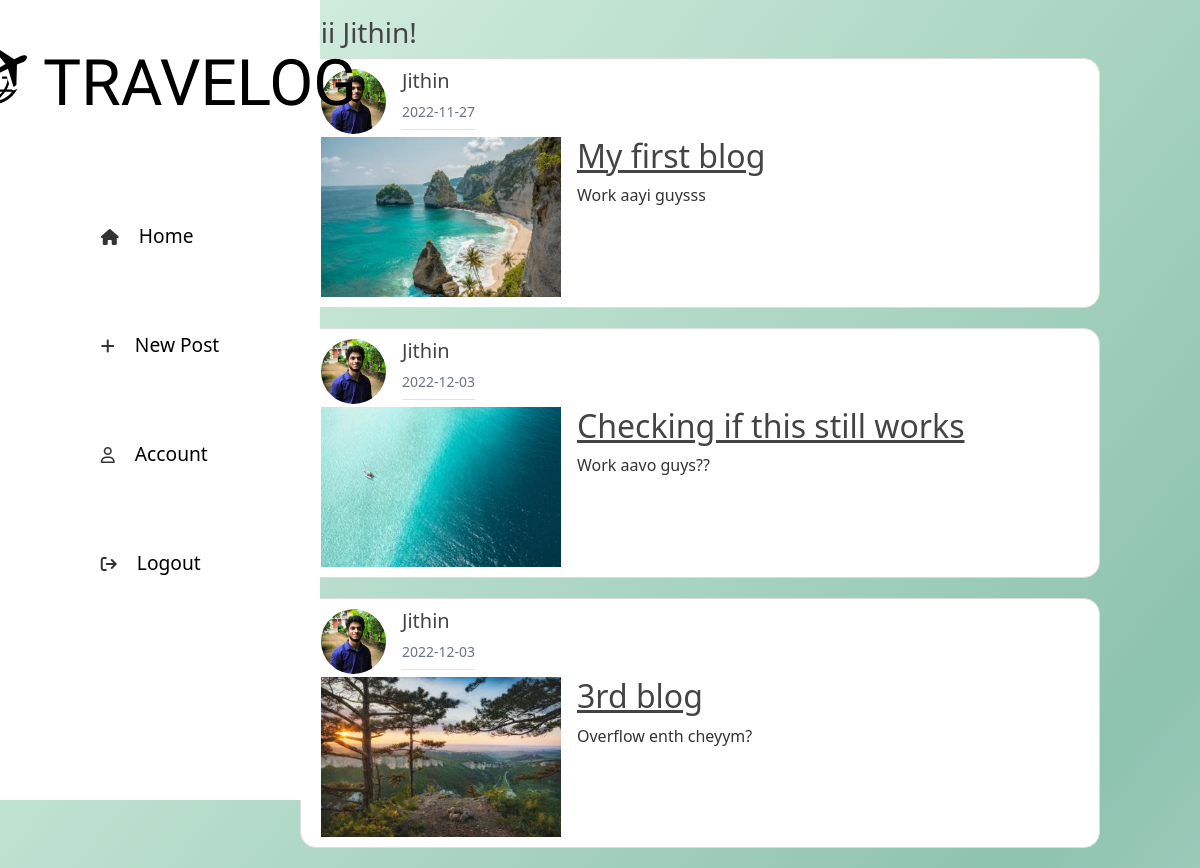
Page /dashboard (signed in) on the earlier database version.
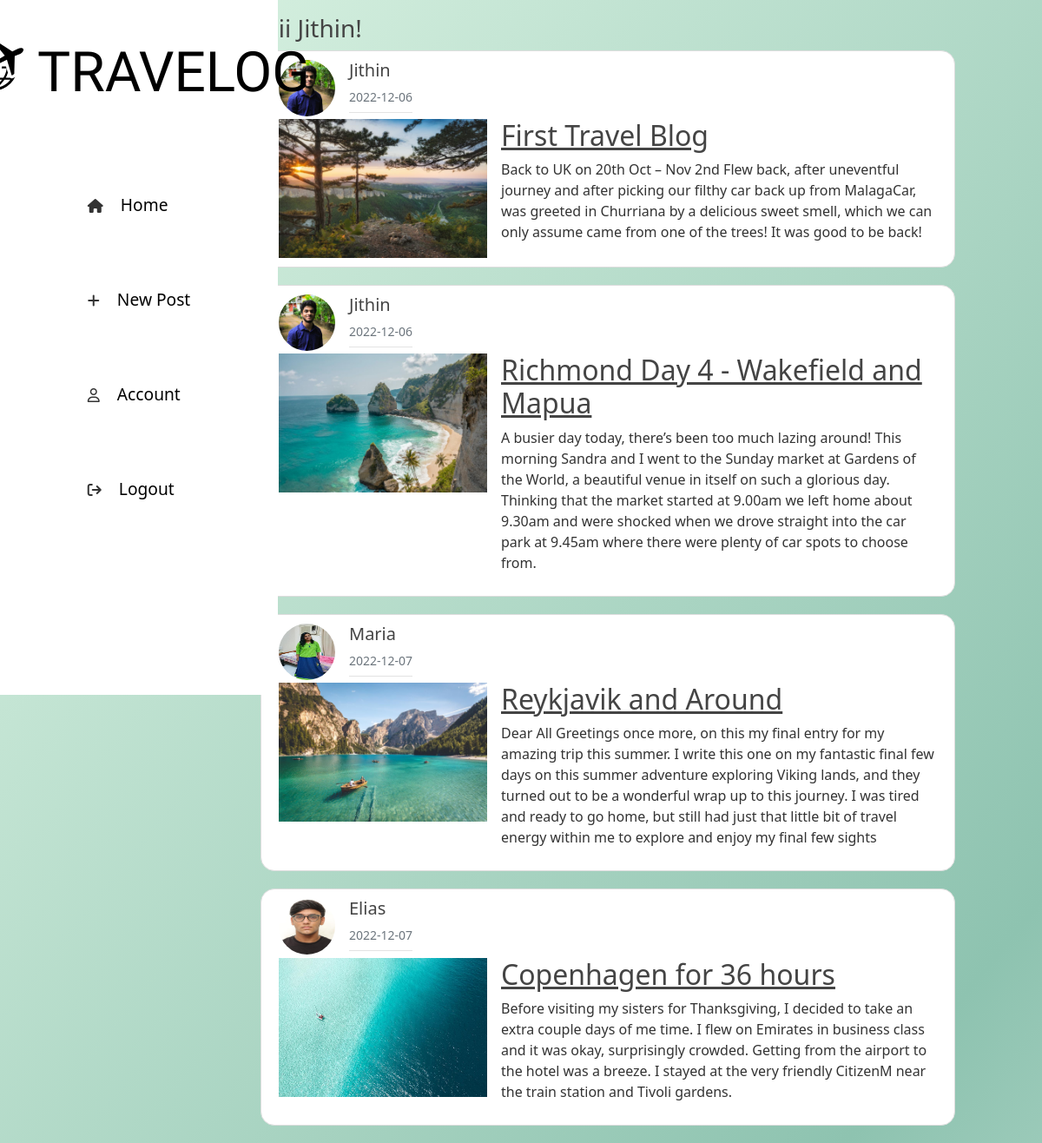
Same page on the later database version.
### app/models.py (models this page shows, shortened)
class User(db.Model, UserMixin):
    id=db.Column(db.Integer, primary_key=True)
    username = db.Column(db.String(20), nullable=False)
    email = db.Column(db.String(120), unique=True, nullable=True)
    image_file = db.Column(db.String(20), nullable=False, default='default.jpg')
    password = db.Column(db.String(80), nullable=False)
    posts = db.relationship('Post', backref='author', lazy=True)

class Post(db.Model):
    id = db.Column(db.Integer, primary_key=True)
    title = db.Column(db.String(100), nullable=False)
    date_posted = db.Column(db.DateTime, nullable=False, default=datetime.utcnow)
    content = db.Column(db.Text, nullable=False)
    user_id = db.Column(db.Integer, db.ForeignKey('user.id'), nullable=False)
    blog_image = db.Column(db.String(20), nullable=False, default='default-blog.png')

### app/routes.py (the view)
@app.route('/dashboard', methods=['GET', 'POST'])
@login_required
def dashboard():
    posts=Post.query.all()
    return render_template("dashboard.html", posts=posts)

### app/routes.py (called while the page is built)
@login_manager.user_loader
def load_user(user_id):
    return User.query.get(int(user_id))

### app/templates/dashboard.html
{% extends "layout.html" %}
{% block content %}
<h3>Hii {{current_user.username}}!</h3>
{% for post in posts %}
<article class="media content-section">
    <div style="display: flex; flex-direction: row; margin-bottom: 0.2rem;">
        <img class="rounded-circle article-img" src="{{ url_for('static', filename='profile-pics/' + post.author.image_file) }}"/>
        <div class="article-metadata">
            <h5 class="mr-2">{{ post.author.username }}</h5>
            <small class="text-muted">{{ post.date_posted.strftime('%Y-%m-%d') }}</small>
        </div>
    </div>
    <div class="media-body">
        <div class="article-content">
            <img src="../static/blog-pics/{{ post.blog_image }}" style="height: 10rem; width: 15rem" />
            <div style="display: flex; flex-direction: column">
                <h2><a class="article-title" href="{{ url_for('post', post_id = post.id) }}">{{ post.title }}</a></h2>
                <p class="article-content">{{ post.content }}</p>
            </div>
        </div>
    </div>
</article>
{% endfor %}
{% endblock content %}

### app/templates/layout.html (shortened to what this page needs)
<!DOCTYPE html>
<html>
<head>
    <link href="https://cdn.jsdelivr.net/npm/bootstrap@5.0.2/dist/css/bootstrap.min.css" rel="stylesheet"
>
    <link rel="stylesheet" type="text/css" href="{{ url_for('static', filename='main.css') }}">
    <link rel="stylesheet" href="https://cdnjs.cloudflare.com/ajax/libs/font-awesome/6.2.1/css/all.min.css"
 />
</head>
<body>
    <div class="main-content">
        <div>
            <nav class="navbar">
                <div id="web-title">
                    <img src="../static/images/travel-icon.svg" alt="icon" style="height: 3.5rem">
                    <a href="/">TRAVELOG</a>
                </div>
                <div class="links">
                    <div class="link">
                    <i class="fa-solid fa-house"></i>
                    <a href="{{ url_for('dashboard') }}">Home</a>
                </div>
                <div class="link">
                    <i class="fa-solid fa-plus"></i>
                    <a href="{{ url_for('new_post') }}">New Post</a>
                </div>
                <div class="link">
                    <i class="fa-regular fa-user"></i>
                    <a href="{{ url_for('account') }}">Account</a>
                </div>
                <div class="link">
                    <i class="fa-solid fa-arrow-right-from-bracket"></i>
                    <a href="{{ url_for('logout') }}">Logout</a>
                </div>
                </div>
            </nav>
        </div>
        <div>
            <div class="col-md-8">
                {% block content %}{% endblock %}
            </div>
        </div>
    </div>
</body>
</html>

### app/static/main.css (style rules this page uses)
body { background: linear-gradient(129deg, #def5e5, #8ec3b0, #ffffff); background-size: 180% 180%; min-height: 100vh; animation: gradient-animation 12s ease infinite; background-repeat: no-repeat; color: #333333; margin-top: 1rem; }
.main-content { display: flex; flex-direction: row; justify-content: space-around; top: 1; }
h1, h2, h3, h4, h5, h6 { color: #444444; }
.content-section { background: #ffffff; padding: 10px 20px; border: 1px solid #dddddd; border-radius: 3px; margin-bottom: 20px; border-radius: 1rem; width: 50rem; }
.article-title { color: #444444; }
.article-content { white-space: pre-line; }
.article-img { height: 65px; width: 65px; margin-right: 16px; }
.article-metadata { display: flex; flex-direction: column; padding-bottom: 1px; margin-bottom: 4px; border-bottom: 1px solid #e3e3e3 }
.article-content { display: flex; gap: 1rem; }
.navbar { display: flex; flex-direction: column; width: 20rem; height: 100vh; justify-content: center; gap: 3rem; left: 0; position: fixed; background: #fff; top: 0; }
.links { display: flex; flex-direction: column; justify-content: center; gap: 5rem; }
#web-title { top: 0; position: absolute; margin-top: 2rem; font-family: 'Just Another Hand', cursive; font-size: 4rem; height: 5.5rem; display: flex; justify-content: center; align-content: center; align-items: center; gap: 1rem; }
#web-title>a { text-decoration: none; color: black; margin-top: 1rem; }
.link>a { color: black; text-decoration: none; font-size: 1.2rem; margin-left: 1rem; }

Differences in the rows shown:
removed Post: image_file (picture), author.username "Jithin", date_posted "2022-12-03", blog_image (picture), title "3rd blog", content "Overflow enth cheyym?"
changed Post: image_file: a different picture; date_posted "2022-11-27" → "2022-12-06"; blog_image: a different picture; title "My first blog" → "First Travel Blog"; content "Work aayi guysss" → "Back to UK on 20th Oct – Nov 2nd Flew back, after uneventful journey and after picking our filthy car back up from MalagaCar, was greeted in Churriana by a delicious sweet smell, which we can only assume came from one of the trees! It was good to be back!"
changed Post: image_file: a different picture; date_posted "2022-12-03" → "2022-12-06"; blog_image: a different picture; title "Checking if this still works" → "Richmond Day 4 - Wakefield and Mapua"; content "Work aavo guys??" → "A busier day today, there’s been too much lazing around! This morning Sandra and I went to the Sunday market at Gardens of the World, a beautiful venue in itself on such a glorious day. Thinking that the market started at 9.00am we left home about 9.30am and were shocked when we drove straight into the car park at 9.45am where there were plenty of car spots to choose from."
added Post: image_file (picture), author.username "Maria", date_posted "2022-12-07", blog_image (picture), title "Reykjavik and Around", content "Dear All Greetings once more, on this my final entry for my amazing trip this summer. I write this one on my fantastic final few days on this summer adventure exploring Viking lands, and they turned out to be a wonderful wrap up to this journey. I was tired and ready to go home, but still had just that little bit of travel energy within me to explore and enjoy my final few sights"
added Post: image_file (picture), author.username "Elias", date_posted "2022-12-07", blog_image (picture), title "Copenhagen for 36 hours", content "Before visiting my sisters for Thanksgiving, I decided to take an extra couple days of me time. I flew on Emirates in business class and it was okay, surprisingly crowded. Getting from the airport to the hotel was a breeze. I stayed at the very friendly CitizenM near the train station and Tivoli gardens."
